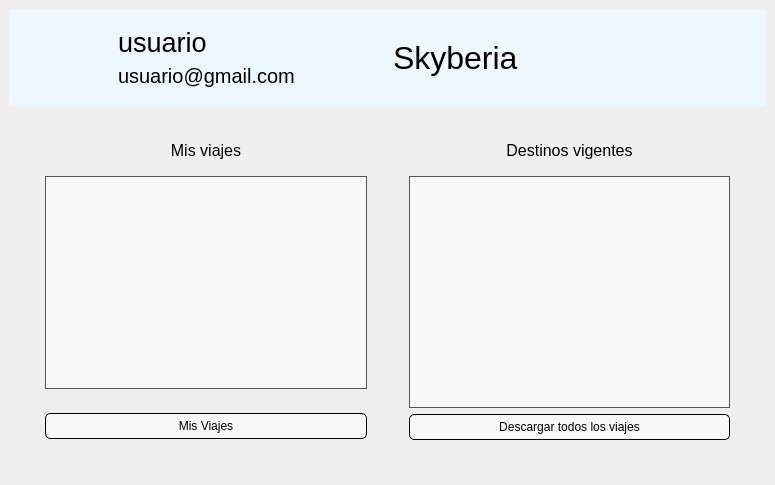
<?xml version="1.0" encoding="UTF-8"?>
<ui version="4.0">
 <class>MainWindow</class>
 <widget class="QMainWindow" name="MainWindow">
  <property name="geometry">
   <rect>
    <x>0</x>
    <y>0</y>
    <width>775</width>
    <height>485</height>
   </rect>
  </property>
  <property name="minimumSize">
   <size>
    <width>775</width>
    <height>485</height>
   </size>
  </property>
  <property name="windowTitle">
   <string>MainWindow</string>
  </property>
  <property name="windowOpacity">
   <double>1.000000000000000</double>
  </property>
  <property name="toolTip">
   <string>&lt;html&gt;&lt;head/&gt;&lt;body&gt;&lt;p&gt;&lt;br/&gt;&lt;/p&gt;&lt;/body&gt;&lt;/html&gt;</string>
  </property>
  <property name="autoFillBackground">
   <bool>true</bool>
  </property>
  <property name="styleSheet">
   <string notr="true"/>
  </property>
  <property name="documentMode">
   <bool>false</bool>
  </property>
  <property name="tabShape">
   <enum>QTabWidget::TabShape::Rounded</enum>
  </property>
  <property name="dockNestingEnabled">
   <bool>false</bool>
  </property>
  <property name="unifiedTitleAndToolBarOnMac">
   <bool>false</bool>
  </property>
  <widget class="QWidget" name="principal">
   <property name="acceptDrops">
    <bool>false</bool>
   </property>
   <property name="toolTip">
    <string/>
   </property>
   <property name="autoFillBackground">
    <bool>false</bool>
   </property>
   <property name="styleSheet">
    <string notr="true">#principal{
background-image: url(:/icons/recursos/media/fondo.jpg);
background-repeat: no-repeat;
background-position: center;
background-attachment: fixed;
}
#QTMisViajes {
background-color: rgba(255, 255, 255, 150); /* Fondo blanco con 150 de opacidad (0-255) */
color: black; 
border: 1px solid #555; /* Borde gris */
padding: 5px; /* Espaciado interno */
}
#QTMisViajes::item {
padding: 5px; /* Espaciado interno en cada item */
color: black; 
margin: 5px; /* Espaciado externo en cada item */
}
#QTMisViajes::item:selected {
background-color: rgba(100, 100, 255, 200); /* Fondo azul al seleccionar un item */
color: black; /* Color del texto al seleccionar */
}

#QTTredingsTopicsTabla {
background-color: rgba(255, 255, 255, 150); /* Fondo blanco con 150 de opacidad (0-255) */
color: black; 
border: 1px solid #555; /* Borde gris */
padding: 5px; /* Espaciado interno */
}
#QTTredingsTopicsTabla::item {
padding: 15px; /* Espaciado interno en cada item */
color: black; 
margin: 15px; /* Espaciado externo en cada item */
}
#QTTredingsTopicsTabla::item:selected {
background-color: rgba(100, 100, 255, 200); /* Fondo azul al seleccionar un item */
color: black; /* Color del texto al seleccionar */
}
#QTTredingsTopicsTabla QTableCornerButton::section {
        background-color: rgba(255, 255, 255, 50); /* Fondo semitransparente para las cabeceras */
        color: black; /* Color del texto en las cabeceras */
        border: 1px solid black; /* Borde negro */
    }

    #QTTredingsTopicsTabla::horizontalHeader {
        background-color: rgba(255, 255, 255, 50); /* Fondo semitransparente para las cabeceras horizontales */
        color: black; /* Color del texto en las cabeceras */
        border: 1px solid black; /* Borde negro */
}
QPushButton {
background-color: rgba(255, 255, 255, 150); /* Fondo semitransparente para los botones */
color: black; /* Color del texto en los botones */
border: 1px solid black; /* Borde negro */
padding: 5px; /* Espaciado interno */
border-radius: 5px; /* Bordes redondeados */
}
QPushButton:hover {
background-color: rgba(200, 200, 200, 200); /* Fondo más oscuro al pasar el ratón */
}
QPushButton:pressed {
background-color: rgba(150, 150, 150, 200); /* Fondo aún más oscuro al presionar */
}
</string>
   </property>
   <layout class="QVBoxLayout" name="verticalLayout">
    <item>
     <widget class="QWidget" name="QWGridCabecera" native="true">
      <property name="sizePolicy">
       <sizepolicy hsizetype="Preferred" vsizetype="Preferred">
        <horstretch>0</horstretch>
        <verstretch>10</verstretch>
       </sizepolicy>
      </property>
      <property name="styleSheet">
       <string notr="true">background-color: rgb(238, 247, 255);</string>
      </property>
      <layout class="QHBoxLayout" name="horizontalLayout">
       <item>
        <widget class="QLabel" name="QLabelUsuario">
         <property name="maximumSize">
          <size>
           <width>85</width>
           <height>85</height>
          </size>
         </property>
         <property name="text">
          <string/>
         </property>
         <property name="pixmap">
          <pixmap resource="../PersistenciaDatos_PyQT/recursos.qrc">:/icons/recursos/iconos/usuario.png</pixmap>
         </property>
         <property name="scaledContents">
          <bool>true</bool>
         </property>
         <property name="wordWrap">
          <bool>false</bool>
         </property>
        </widget>
       </item>
       <item>
        <widget class="QWidget" name="QWGirdDatosUsuarios" native="true">
         <layout class="QVBoxLayout" name="verticalLayout_2">
          <item>
           <widget class="QLabel" name="QLNombre">
            <property name="palette">
             <palette>
              <active>
               <colorrole role="WindowText">
                <brush brushstyle="SolidPattern">
                 <color alpha="255">
                  <red>0</red>
                  <green>0</green>
                  <blue>0</blue>
                 </color>
                </brush>
               </colorrole>
               <colorrole role="Button">
                <brush brushstyle="SolidPattern">
                 <color alpha="255">
                  <red>238</red>
                  <green>247</green>
                  <blue>255</blue>
                 </color>
                </brush>
               </colorrole>
               <colorrole role="Base">
                <brush brushstyle="SolidPattern">
                 <color alpha="255">
                  <red>238</red>
                  <green>247</green>
                  <blue>255</blue>
                 </color>
                </brush>
               </colorrole>
               <colorrole role="Window">
                <brush brushstyle="SolidPattern">
                 <color alpha="255">
                  <red>238</red>
                  <green>247</green>
                  <blue>255</blue>
                 </color>
                </brush>
               </colorrole>
              </active>
              <inactive>
               <colorrole role="WindowText">
                <brush brushstyle="SolidPattern">
                 <color alpha="255">
                  <red>0</red>
                  <green>0</green>
                  <blue>0</blue>
                 </color>
                </brush>
               </colorrole>
               <colorrole role="Button">
                <brush brushstyle="SolidPattern">
                 <color alpha="255">
                  <red>238</red>
                  <green>247</green>
                  <blue>255</blue>
                 </color>
                </brush>
               </colorrole>
               <colorrole role="Base">
                <brush brushstyle="SolidPattern">
                 <color alpha="255">
                  <red>238</red>
                  <green>247</green>
                  <blue>255</blue>
                 </color>
                </brush>
               </colorrole>
               <colorrole role="Window">
                <brush brushstyle="SolidPattern">
                 <color alpha="255">
                  <red>238</red>
                  <green>247</green>
                  <blue>255</blue>
                 </color>
                </brush>
               </colorrole>
              </inactive>
              <disabled>
               <colorrole role="Button">
                <brush brushstyle="SolidPattern">
                 <color alpha="255">
                  <red>238</red>
                  <green>247</green>
                  <blue>255</blue>
                 </color>
                </brush>
               </colorrole>
               <colorrole role="Base">
                <brush brushstyle="SolidPattern">
                 <color alpha="255">
                  <red>238</red>
                  <green>247</green>
                  <blue>255</blue>
                 </color>
                </brush>
               </colorrole>
               <colorrole role="Window">
                <brush brushstyle="SolidPattern">
                 <color alpha="255">
                  <red>238</red>
                  <green>247</green>
                  <blue>255</blue>
                 </color>
                </brush>
               </colorrole>
              </disabled>
             </palette>
            </property>
            <property name="font">
             <font>
              <pointsize>20</pointsize>
              <fontweight>ExtraBold</fontweight>
             </font>
            </property>
            <property name="text">
             <string>usuario</string>
            </property>
           </widget>
          </item>
          <item>
           <widget class="QLabel" name="QLCorreo">
            <property name="palette">
             <palette>
              <active>
               <colorrole role="WindowText">
                <brush brushstyle="SolidPattern">
                 <color alpha="255">
                  <red>0</red>
                  <green>0</green>
                  <blue>0</blue>
                 </color>
                </brush>
               </colorrole>
               <colorrole role="Button">
                <brush brushstyle="SolidPattern">
                 <color alpha="255">
                  <red>238</red>
                  <green>247</green>
                  <blue>255</blue>
                 </color>
                </brush>
               </colorrole>
               <colorrole role="Base">
                <brush brushstyle="SolidPattern">
                 <color alpha="255">
                  <red>238</red>
                  <green>247</green>
                  <blue>255</blue>
                 </color>
                </brush>
               </colorrole>
               <colorrole role="Window">
                <brush brushstyle="SolidPattern">
                 <color alpha="255">
                  <red>238</red>
                  <green>247</green>
                  <blue>255</blue>
                 </color>
                </brush>
               </colorrole>
              </active>
              <inactive>
               <colorrole role="WindowText">
                <brush brushstyle="SolidPattern">
                 <color alpha="255">
                  <red>0</red>
                  <green>0</green>
                  <blue>0</blue>
                 </color>
                </brush>
               </colorrole>
               <colorrole role="Button">
                <brush brushstyle="SolidPattern">
                 <color alpha="255">
                  <red>238</red>
                  <green>247</green>
                  <blue>255</blue>
                 </color>
                </brush>
               </colorrole>
               <colorrole role="Base">
                <brush brushstyle="SolidPattern">
                 <color alpha="255">
                  <red>238</red>
                  <green>247</green>
                  <blue>255</blue>
                 </color>
                </brush>
               </colorrole>
               <colorrole role="Window">
                <brush brushstyle="SolidPattern">
                 <color alpha="255">
                  <red>238</red>
                  <green>247</green>
                  <blue>255</blue>
                 </color>
                </brush>
               </colorrole>
              </inactive>
              <disabled>
               <colorrole role="Button">
                <brush brushstyle="SolidPattern">
                 <color alpha="255">
                  <red>238</red>
                  <green>247</green>
                  <blue>255</blue>
                 </color>
                </brush>
               </colorrole>
               <colorrole role="Base">
                <brush brushstyle="SolidPattern">
                 <color alpha="255">
                  <red>238</red>
                  <green>247</green>
                  <blue>255</blue>
                 </color>
                </brush>
               </colorrole>
               <colorrole role="Window">
                <brush brushstyle="SolidPattern">
                 <color alpha="255">
                  <red>238</red>
                  <green>247</green>
                  <blue>255</blue>
                 </color>
                </brush>
               </colorrole>
              </disabled>
             </palette>
            </property>
            <property name="font">
             <font>
              <pointsize>15</pointsize>
              <fontweight>ExtraBold</fontweight>
             </font>
            </property>
            <property name="text">
             <string>usuario@gmail.com</string>
            </property>
           </widget>
          </item>
         </layout>
        </widget>
       </item>
       <item>
        <widget class="QLabel" name="QLNombreApp">
         <property name="palette">
          <palette>
           <active>
            <colorrole role="WindowText">
             <brush brushstyle="SolidPattern">
              <color alpha="255">
               <red>0</red>
               <green>0</green>
               <blue>0</blue>
              </color>
             </brush>
            </colorrole>
            <colorrole role="Button">
             <brush brushstyle="SolidPattern">
              <color alpha="255">
               <red>238</red>
               <green>247</green>
               <blue>255</blue>
              </color>
             </brush>
            </colorrole>
            <colorrole role="Base">
             <brush brushstyle="SolidPattern">
              <color alpha="255">
               <red>238</red>
               <green>247</green>
               <blue>255</blue>
              </color>
             </brush>
            </colorrole>
            <colorrole role="Window">
             <brush brushstyle="SolidPattern">
              <color alpha="255">
               <red>238</red>
               <green>247</green>
               <blue>255</blue>
              </color>
             </brush>
            </colorrole>
           </active>
           <inactive>
            <colorrole role="WindowText">
             <brush brushstyle="SolidPattern">
              <color alpha="255">
               <red>0</red>
               <green>0</green>
               <blue>0</blue>
              </color>
             </brush>
            </colorrole>
            <colorrole role="Button">
             <brush brushstyle="SolidPattern">
              <color alpha="255">
               <red>238</red>
               <green>247</green>
               <blue>255</blue>
              </color>
             </brush>
            </colorrole>
            <colorrole role="Base">
             <brush brushstyle="SolidPattern">
              <color alpha="255">
               <red>238</red>
               <green>247</green>
               <blue>255</blue>
              </color>
             </brush>
            </colorrole>
            <colorrole role="Window">
             <brush brushstyle="SolidPattern">
              <color alpha="255">
               <red>238</red>
               <green>247</green>
               <blue>255</blue>
              </color>
             </brush>
            </colorrole>
           </inactive>
           <disabled>
            <colorrole role="Button">
             <brush brushstyle="SolidPattern">
              <color alpha="255">
               <red>238</red>
               <green>247</green>
               <blue>255</blue>
              </color>
             </brush>
            </colorrole>
            <colorrole role="Base">
             <brush brushstyle="SolidPattern">
              <color alpha="255">
               <red>238</red>
               <green>247</green>
               <blue>255</blue>
              </color>
             </brush>
            </colorrole>
            <colorrole role="Window">
             <brush brushstyle="SolidPattern">
              <color alpha="255">
               <red>238</red>
               <green>247</green>
               <blue>255</blue>
              </color>
             </brush>
            </colorrole>
           </disabled>
          </palette>
         </property>
         <property name="font">
          <font>
           <pointsize>24</pointsize>
           <underline>false</underline>
           <stylestrategy>PreferDefault</stylestrategy>
           <hintingpreference>PreferDefaultHinting</hintingpreference>
           <fontweight>Black</fontweight>
          </font>
         </property>
         <property name="text">
          <string>Skyberia</string>
         </property>
        </widget>
       </item>
       <item>
        <widget class="QLabel" name="QLabelConfiguracion">
         <property name="maximumSize">
          <size>
           <width>80</width>
           <height>80</height>
          </size>
         </property>
         <property name="text">
          <string/>
         </property>
         <property name="pixmap">
          <pixmap resource="../PersistenciaDatos_PyQT/recursos.qrc">:/icons/recursos/iconos/engranaje.png</pixmap>
         </property>
         <property name="scaledContents">
          <bool>true</bool>
         </property>
         <property name="alignment">
          <set>Qt::AlignmentFlag::AlignRight|Qt::AlignmentFlag::AlignTrailing|Qt::AlignmentFlag::AlignVCenter</set>
         </property>
        </widget>
       </item>
      </layout>
     </widget>
    </item>
    <item>
     <widget class="QWidget" name="QWGridMenus" native="true">
      <property name="sizePolicy">
       <sizepolicy hsizetype="Preferred" vsizetype="Preferred">
        <horstretch>0</horstretch>
        <verstretch>90</verstretch>
       </sizepolicy>
      </property>
      <layout class="QVBoxLayout" name="verticalLayout_3">
       <item>
        <widget class="QWidget" name="QWMenus" native="true">
         <property name="sizePolicy">
          <sizepolicy hsizetype="Preferred" vsizetype="Minimum">
           <horstretch>0</horstretch>
           <verstretch>0</verstretch>
          </sizepolicy>
         </property>
         <property name="minimumSize">
          <size>
           <width>0</width>
           <height>0</height>
          </size>
         </property>
         <layout class="QHBoxLayout" name="horizontalLayout_2">
          <item>
           <widget class="QWidget" name="QFMisViajes" native="true">
            <property name="sizePolicy">
             <sizepolicy hsizetype="Preferred" vsizetype="Preferred">
              <horstretch>1</horstretch>
              <verstretch>0</verstretch>
             </sizepolicy>
            </property>
            <layout class="QVBoxLayout" name="verticalLayout_4">
             <item>
              <widget class="QLabel" name="QLMisViajes">
               <property name="maximumSize">
                <size>
                 <width>16777215</width>
                 <height>22</height>
                </size>
               </property>
               <property name="font">
                <font>
                 <pointsize>12</pointsize>
                 <fontweight>ExtraBold</fontweight>
                </font>
               </property>
               <property name="text">
                <string>Mis viajes</string>
               </property>
               <property name="alignment">
                <set>Qt::AlignmentFlag::AlignCenter</set>
               </property>
              </widget>
             </item>
             <item>
              <widget class="QWidget" name="widget_2" native="true">
               <layout class="QHBoxLayout" name="horizontalLayout_4">
                <item>
                 <widget class="QListWidget" name="QTMisViajes">
                  <property name="sizePolicy">
                   <sizepolicy hsizetype="Expanding" vsizetype="Preferred">
                    <horstretch>0</horstretch>
                    <verstretch>0</verstretch>
                   </sizepolicy>
                  </property>
                  <property name="maximumSize">
                   <size>
                    <width>350</width>
                    <height>16777215</height>
                   </size>
                  </property>
                 </widget>
                </item>
               </layout>
              </widget>
             </item>
             <item>
              <widget class="QWidget" name="widget_4" native="true">
               <property name="maximumSize">
                <size>
                 <width>16777215</width>
                 <height>45</height>
                </size>
               </property>
               <property name="layoutDirection">
                <enum>Qt::LayoutDirection::LeftToRight</enum>
               </property>
               <layout class="QHBoxLayout" name="horizontalLayout_5">
                <item>
                 <widget class="QPushButton" name="BMisViajes">
                  <property name="maximumSize">
                   <size>
                    <width>350</width>
                    <height>16777215</height>
                   </size>
                  </property>
                  <property name="text">
                   <string>Mis Viajes</string>
                  </property>
                 </widget>
                </item>
               </layout>
              </widget>
             </item>
            </layout>
           </widget>
          </item>
          <item>
           <widget class="QWidget" name="QFTredingTopics" native="true">
            <property name="sizePolicy">
             <sizepolicy hsizetype="Preferred" vsizetype="Preferred">
              <horstretch>1</horstretch>
              <verstretch>0</verstretch>
             </sizepolicy>
            </property>
            <property name="acceptDrops">
             <bool>false</bool>
            </property>
            <layout class="QVBoxLayout" name="verticalLayout_5">
             <item>
              <widget class="QLabel" name="QLTredingTopics">
               <property name="maximumSize">
                <size>
                 <width>16777215</width>
                 <height>22</height>
                </size>
               </property>
               <property name="font">
                <font>
                 <pointsize>12</pointsize>
                 <fontweight>ExtraBold</fontweight>
                </font>
               </property>
               <property name="text">
                <string>Destinos vigentes</string>
               </property>
               <property name="alignment">
                <set>Qt::AlignmentFlag::AlignCenter</set>
               </property>
               <property name="indent">
                <number>-1</number>
               </property>
              </widget>
             </item>
             <item>
              <widget class="QWidget" name="widget" native="true">
               <property name="sizePolicy">
                <sizepolicy hsizetype="Ignored" vsizetype="Preferred">
                 <horstretch>0</horstretch>
                 <verstretch>0</verstretch>
                </sizepolicy>
               </property>
               <property name="maximumSize">
                <size>
                 <width>16777215</width>
                 <height>16777215</height>
                </size>
               </property>
               <layout class="QVBoxLayout" name="verticalLayout_6">
                <item>
                 <widget class="QTableWidget" name="QTTredingsTopicsTabla">
                  <property name="sizePolicy">
                   <sizepolicy hsizetype="Fixed" vsizetype="Preferred">
                    <horstretch>0</horstretch>
                    <verstretch>0</verstretch>
                   </sizepolicy>
                  </property>
                  <property name="minimumSize">
                   <size>
                    <width>0</width>
                    <height>0</height>
                   </size>
                  </property>
                  <property name="maximumSize">
                   <size>
                    <width>350</width>
                    <height>16777215</height>
                   </size>
                  </property>
                  <property name="font">
                   <font>
                    <pointsize>20</pointsize>
                    <italic>true</italic>
                    <bold>true</bold>
                    <underline>false</underline>
                    <strikeout>false</strikeout>
                   </font>
                  </property>
                  <property name="contextMenuPolicy">
                   <enum>Qt::ContextMenuPolicy::DefaultContextMenu</enum>
                  </property>
                  <property name="acceptDrops">
                   <bool>false</bool>
                  </property>
                  <property name="layoutDirection">
                   <enum>Qt::LayoutDirection::LeftToRight</enum>
                  </property>
                  <property name="autoFillBackground">
                   <bool>false</bool>
                  </property>
                  <property name="frameShadow">
                   <enum>QFrame::Shadow::Sunken</enum>
                  </property>
                  <property name="verticalScrollBarPolicy">
                   <enum>Qt::ScrollBarPolicy::ScrollBarAsNeeded</enum>
                  </property>
                  <property name="horizontalScrollBarPolicy">
                   <enum>Qt::ScrollBarPolicy::ScrollBarAsNeeded</enum>
                  </property>
                  <property name="sizeAdjustPolicy">
                   <enum>QAbstractScrollArea::SizeAdjustPolicy::AdjustToContents</enum>
                  </property>
                  <property name="autoScrollMargin">
                   <number>1</number>
                  </property>
                  <property name="alternatingRowColors">
                   <bool>true</bool>
                  </property>
                  <property name="selectionMode">
                   <enum>QAbstractItemView::SelectionMode::NoSelection</enum>
                  </property>
                  <property name="textElideMode">
                   <enum>Qt::TextElideMode::ElideRight</enum>
                  </property>
                  <property name="horizontalScrollMode">
                   <enum>QAbstractItemView::ScrollMode::ScrollPerPixel</enum>
                  </property>
                  <property name="showGrid">
                   <bool>false</bool>
                  </property>
                  <property name="sortingEnabled">
                   <bool>false</bool>
                  </property>
                  <property name="wordWrap">
                   <bool>true</bool>
                  </property>
                  <property name="cornerButtonEnabled">
                   <bool>true</bool>
                  </property>
                  <attribute name="horizontalHeaderVisible">
                   <bool>false</bool>
                  </attribute>
                  <attribute name="horizontalHeaderMinimumSectionSize">
                   <number>32</number>
                  </attribute>
                  <attribute name="horizontalHeaderHighlightSections">
                   <bool>true</bool>
                  </attribute>
                  <attribute name="horizontalHeaderStretchLastSection">
                   <bool>true</bool>
                  </attribute>
                  <attribute name="verticalHeaderVisible">
                   <bool>false</bool>
                  </attribute>
                  <attribute name="verticalHeaderMinimumSectionSize">
                   <number>24</number>
                  </attribute>
                  <attribute name="verticalHeaderDefaultSectionSize">
                   <number>24</number>
                  </attribute>
                  <attribute name="verticalHeaderHighlightSections">
                   <bool>true</bool>
                  </attribute>
                  <row/>
                  <column>
                   <property name="text">
                    <string>Destino</string>
                   </property>
                  </column>
                  <item row="0" column="0">
                   <property name="text">
                    <string/>
                   </property>
                  </item>
                 </widget>
                </item>
                <item>
                 <widget class="QPushButton" name="BtodoViajes">
                  <property name="enabled">
                   <bool>true</bool>
                  </property>
                  <property name="text">
                   <string>Descargar todos los viajes</string>
                  </property>
                 </widget>
                </item>
               </layout>
              </widget>
             </item>
            </layout>
           </widget>
          </item>
         </layout>
        </widget>
       </item>
      </layout>
     </widget>
    </item>
   </layout>
  </widget>
  <action name="actionCerrar_sesion">
   <property name="text">
    <string>Cerrar sesion</string>
   </property>
  </action>
  <action name="actionSalir_del_programa">
   <property name="text">
    <string>Salir del programa</string>
   </property>
  </action>
  <action name="actionver_viajes">
   <property name="text">
    <string>ver viajes</string>
   </property>
  </action>
  <action name="actioncomprar_viaje">
   <property name="text">
    <string>comprar viaje</string>
   </property>
  </action>
  <action name="actionconfiguracion">
   <property name="text">
    <string>configuracion</string>
   </property>
  </action>
  <action name="actionacerca_de_mi">
   <property name="text">
    <string>acerca de mi</string>
   </property>
  </action>
 </widget>
 <resources>
  <include location="../PersistenciaDatos_PyQT/recursos.qrc"/>
 </resources>
 <connections/>
</ui>
